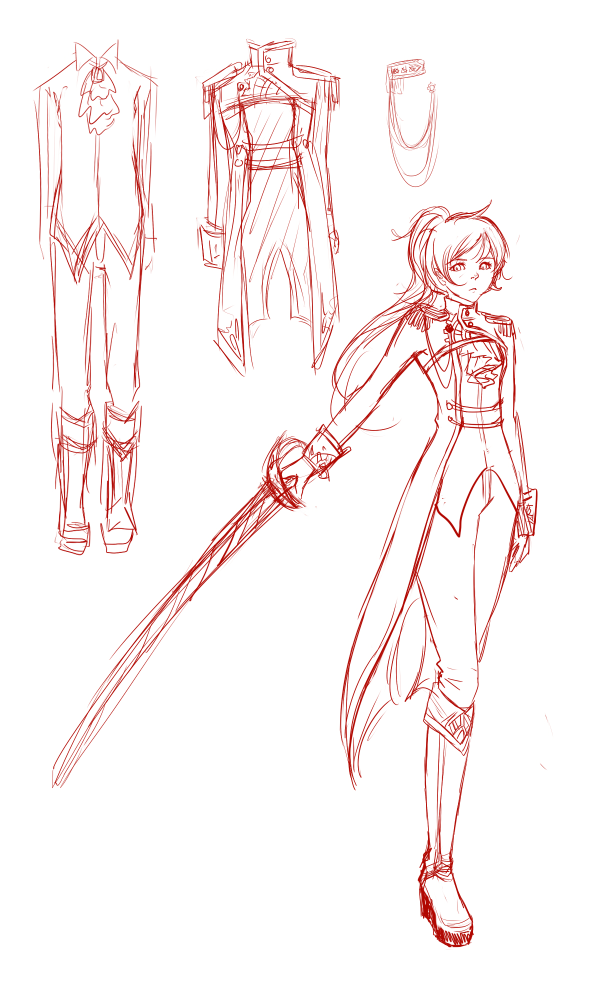
#> input picture Pillow/evecon.jpg, 1186 x 2000 px (shown at 1/2 size)
$ python 'Basic Transformations.py'
#> lines starting #> are read from the running program, lines starting #| are printed output that depends on the picture
from PIL import Image

eve = Image.open('evecon.jpg')
#> eve is the input picture: PIL image 1186x2000 RGB; mean R, G, B 251.1, 242.8, 242.4
square_eve = eve.resize((686, 1500))
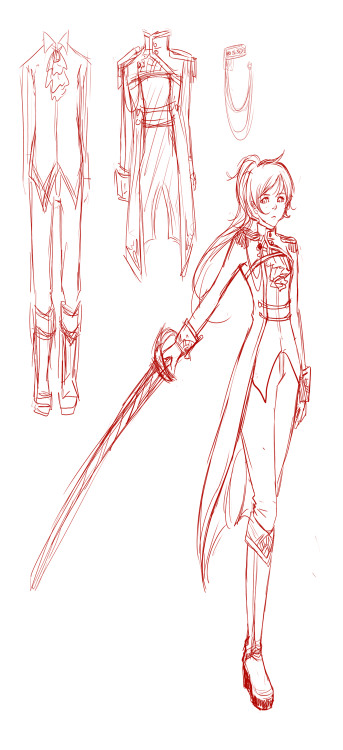
#> square_eve: PIL image 686x1500 RGB (shown at 1/2 size); mean R, G, B 251, 242.5, 242.2
flip_eve = eve.transpose(Image.FLIP_LEFT_RIGHT)
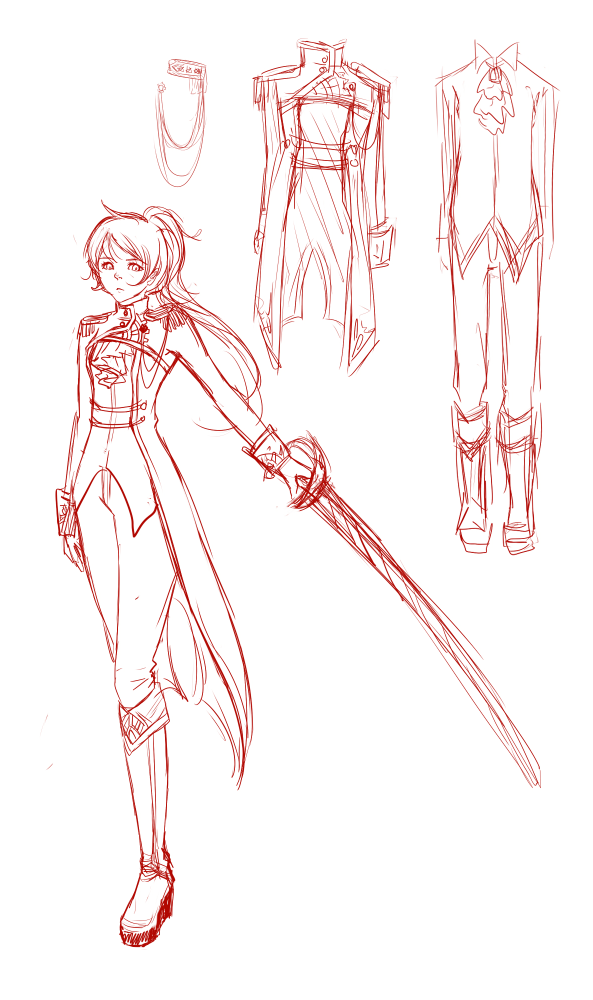
#> flip_eve: PIL image 1186x2000 RGB (shown at 1/2 size); mean R, G, B 251.1, 242.8, 242.4
spin_eve = eve.transpose(Image.ROTATE_90)
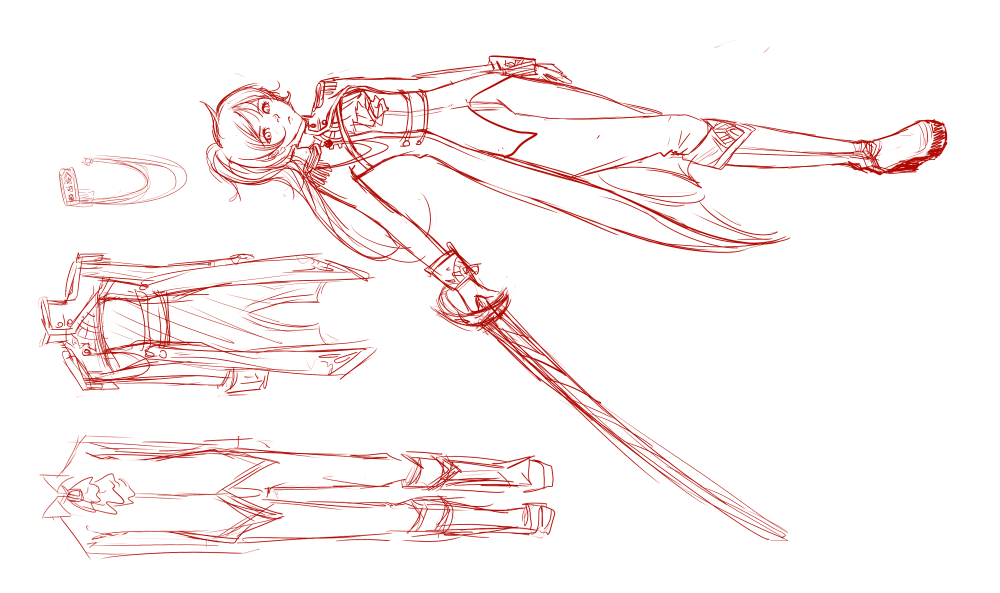
#> spin_eve: PIL image 2000x1186 RGB (shown at 1/2 size); mean R, G, B 251.1, 242.8, 242.4

eve.show()
square_eve.show()
flip_eve.show()
spin_eve.show()

$ run again, with Pillow/con-bri.jpg copied over Pillow/evecon.jpg
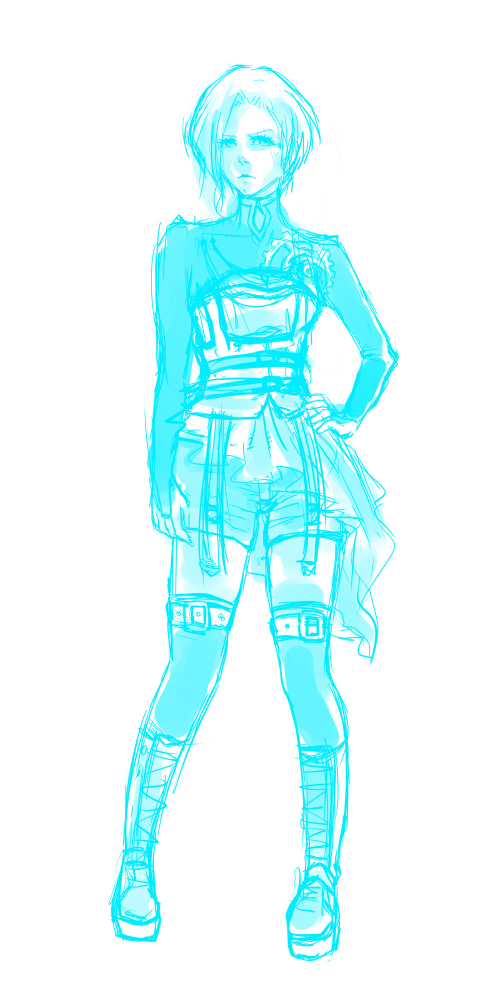
#> input picture Pillow/con-bri.jpg, 975 x 2000 px (shown at 1/2 size)
#> eve is the input picture: PIL image 975x2000 RGB; mean R, G, B 220.2, 252.3, 254.4
#> `square_eve = eve.resize((686, 1500))`:
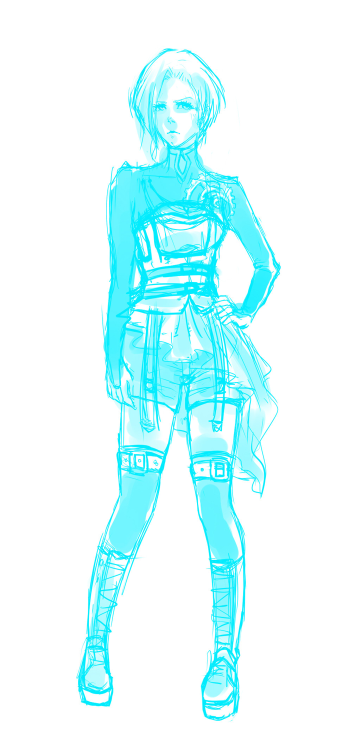
#> square_eve: PIL image 686x1500 RGB (shown at 1/2 size); mean R, G, B 220.2, 252.3, 254.4
#> `spin_eve = eve.transpose(Image.ROTATE_90)`:
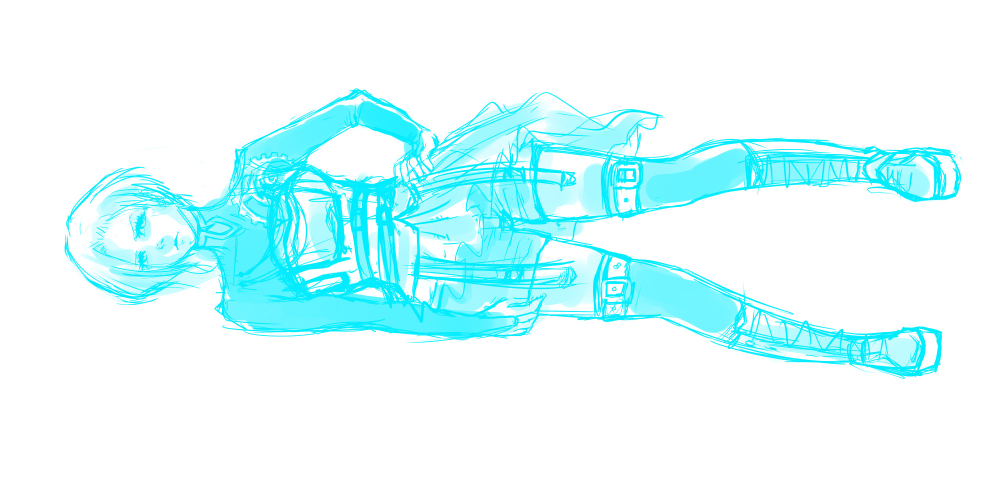
#> spin_eve: PIL image 2000x975 RGB (shown at 1/2 size); mean R, G, B 220.2, 252.3, 254.4
